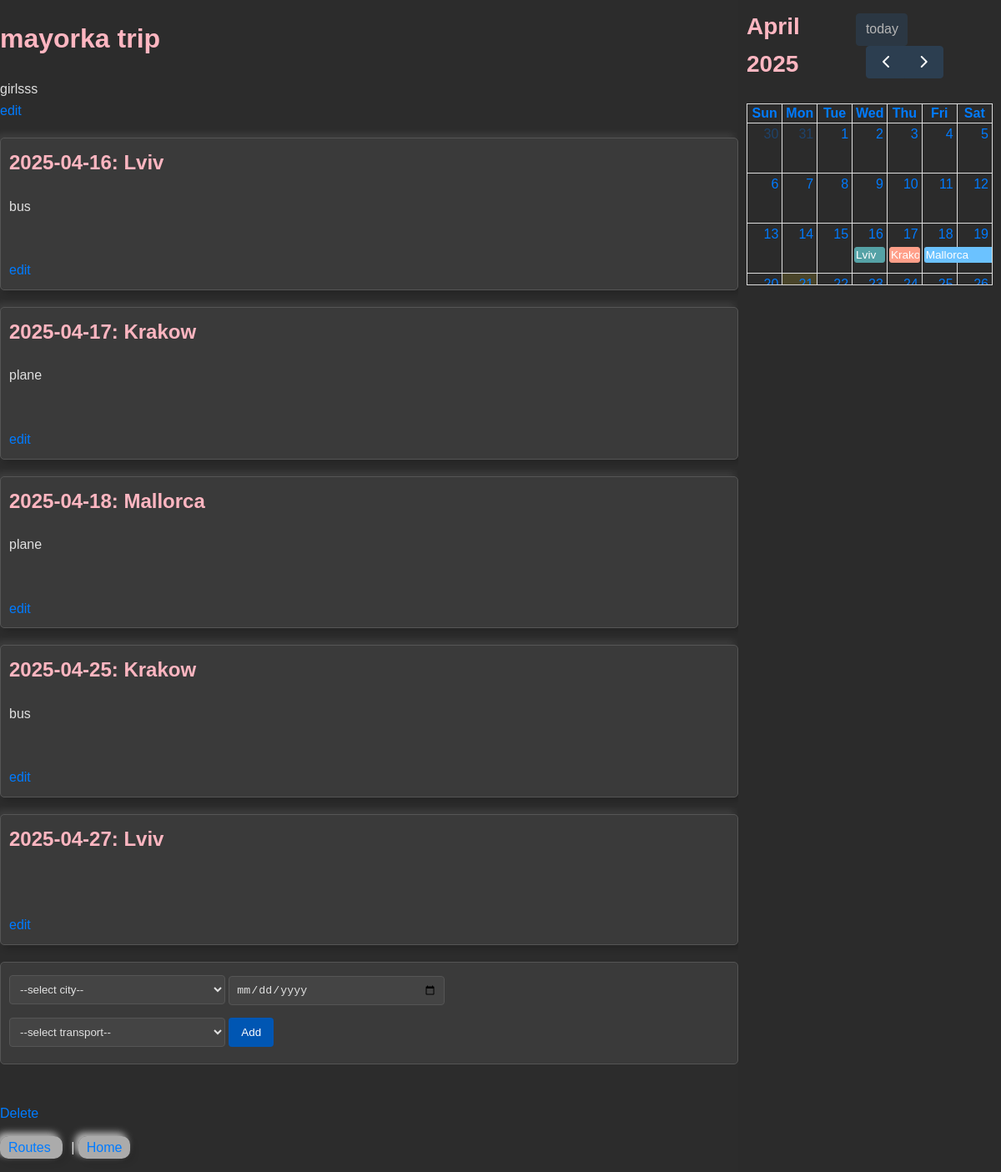
Before: /route/2 with the older database file.
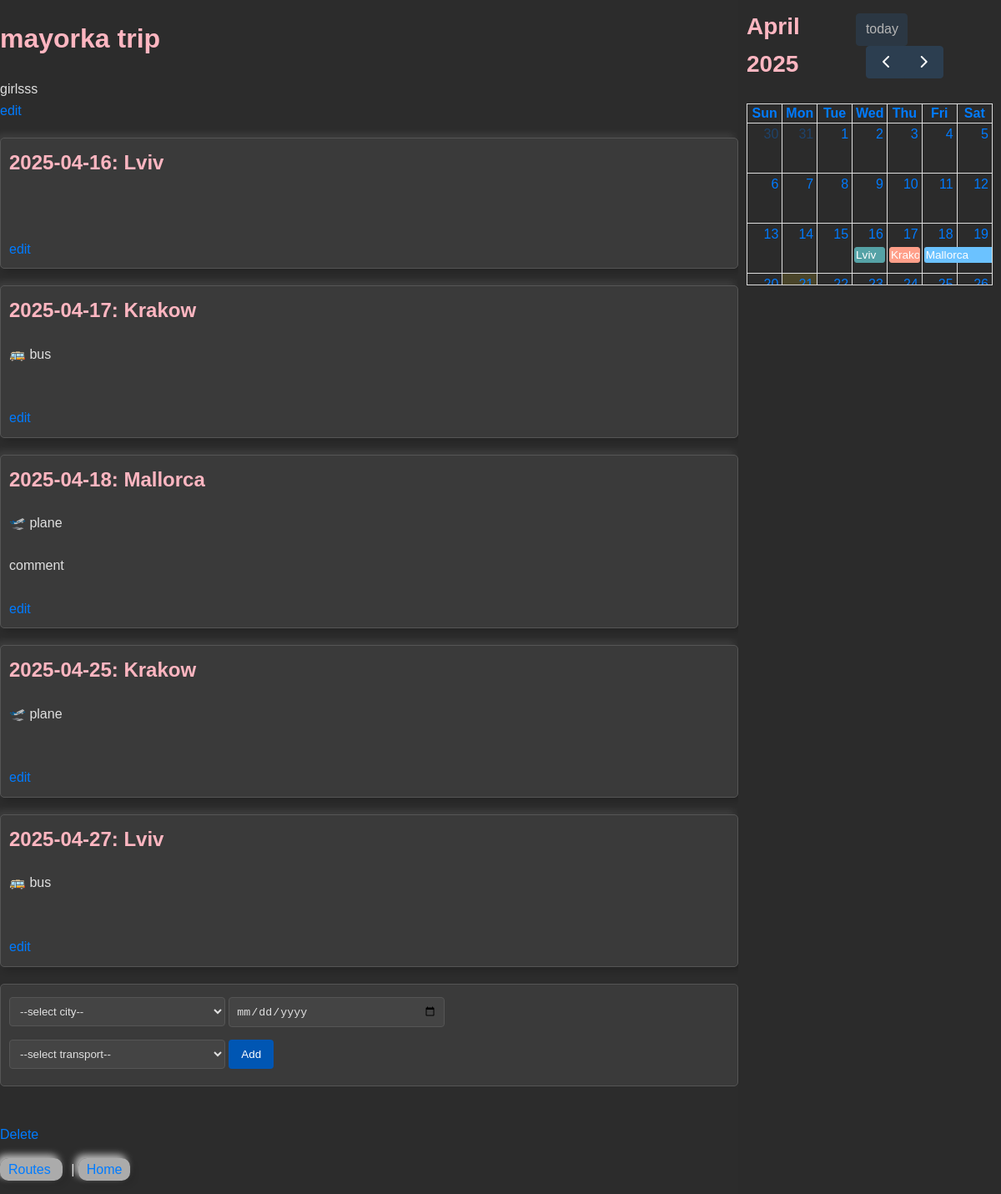
After: the same page with the newer database file.
### app/models/route_model.py (models this page shows, shortened)
class Route(db.Model):
    __tablename__ = 'routes'
    id = db.Column(db.Integer, primary_key=True)
    name = db.Column(db.String(100), nullable=False)
    description = db.Column(db.String(1024))

### app/models/checkpoint_model.py (models this page shows, shortened)
class Checkpoint(db.Model):
    __tablename__ = 'checkpoints'
    id = db.Column(db.Integer, primary_key=True)
    route_id = db.Column(db.Integer)
    city_id = db.Column(db.Integer)
    from_date = db.Column(db.String(100))
    to_date = db.Column(db.String(100))
    transport = db.Column(db.String(100))
    description = db.Column(db.String(1024))

### app/models/city_model.py (models this page shows, shortened)
class City(db.Model):
    __tablename__ = 'cities'
    id = db.Column(db.Integer, primary_key=True)
    name = db.Column(db.String(100), nullable=False)
    latitude = db.Column(db.Float)
    longitude = db.Column(db.Float)

### app/routes/route.py (the view)
@route_bp.route("/route/<id>")
def show(id):
    route = Route.query.get(id)
    if not route: abort(404)
    cities = City.query.all()
    checkpooints_stmt = select(Checkpoint).where(Checkpoint.route_id == route.id)
    checkpoints = [checkpoint for checkpoint in db.session.scalars(checkpooints_stmt)]
    for checkpoint in checkpoints:
        checkpoint.city = City.query.get(checkpoint.city_id)
    return render_template('route.html.j2', route=route, cities=cities, checkpoints=checkpoints, transports=transports)

### app/templates/route.html.j2 (shortened to what this page needs)
<html>
<head>
    <link rel="stylesheet" type="text/css" href="/static/route.css">
    <link href='/static/fullcalendar.css' rel='stylesheet' />
</head>
<body>
    <div style="display: flex; height: 100vh;">
        <div style="flex: 3; overflow-y: scroll;">
            <div class="trip" id="trip_{{route.id}}">
                <h1>{{route.name}}</h1>
                <div class="description">{{route.description}}</div>
                <a onclick="document.getElementById('edit_trip_{{route.id}}').style.display = 'block';
                        document.getElementById('trip_{{route.id}}').style.display = 'none';">edit</a>
            </div>
            <div class="checkpoints">
                {% for checkpoint in checkpoints %}
                <div class="checkpoint" id="checkpoint_{{checkpoint.id}}">
                    <h2>{{checkpoint.from_date}}: {{checkpoint.city.name}}</h2>
                    <div class="transport value">{{checkpoint.transport}}</div><br>
                    <div class="description value">{{checkpoint.description}}</div><br>
                    <a onclick="document.getElementById('edit_checkpoint_{{checkpoint.id}}').style.display = 'block';
                        document.getElementById('checkpoint_{{checkpoint.id}}').style.display = 'none';">
                        edit</a>
                </div>
                {% endfor %}
            </div>
            <form action="/checkpoint/add">
                <select name="city_id">
                    <option value="">--select city--</option>
                </select>
                <input type="date" name="date" value=""><br>
                <select name="transport">
                    <option value="">--select transport--</option>
                </select>
                <input type="submit" value="Add">
            </form>
            <br>
            <a href="/route/{{route.id}}/delete">Delete</a><br>
            <p>
                <a href="/routes">Routes </a> |
                <a href="/">Home </a><br>
            </p>
        </div>
        <div style="flex: 1; padding: 10px; background-color: #2b2b2b;">
            <div id='calendar'></div>
        </div>
    </div>
</body>
</html>

### app/static/route.css (style rules this page uses)
body { font-family: Arial, sans-serif; line-height: 1.6; margin: 0; padding: 0; background-color: #f4f4f4; color: #333; }
h1, h2 { color: #444; }
a { color: #007BFF; text-decoration: none; }
form { margin-bottom: 20px; padding: 10px; background: #fff; border: 1px solid #ddd; border-radius: 5px; }
form input[type="text"], form input[type="date"], form select, form textarea { width: 30%; padding: 8px; margin: 5px 0 10px; border: 1px solid #ccc; border-radius: 4px; box-sizing: border-box; }
form input[type="submit"] { background-color: #007BFF; color: white; border: none; padding: 10px 15px; cursor: pointer; border-radius: 4px; }
.checkpoints { margin-top: 20px; }
.checkpoint { margin-bottom: 20px; padding: 10px; background: #fff; border: 1px solid #ddd; border-radius: 5px; box-shadow: 4px 4px 8px rgba(0, 0, 0, 0.2), -4px -4px 8px rgba(255, 255, 255, 0.1); transition: all 0.3s ease; }
.checkpoint h2 { margin-top: 0; }
p a { margin-right: 10px; padding: 5px 10px; border-radius: 10px; background: rgba(255, 255, 255, 0.6); box-shadow: 4px 4px 8px rgba(0, 0, 0, 0.1), -4px -4px 8px rgba(255, 255, 255, 0.7); transition: all 0.3s ease; }
body { background-color: #2c2c2c; color: #e0e0e0; }
form { background: #3a3a3a; border: 1px solid #555; }
form input[type="text"], form input[type="date"], form select, form textarea { border: 1px solid #555; background-color: #444; color: #e0e0e0; }
form select { width: 30%; }
form input[type="submit"] { background-color: #0056b3; }
.checkpoint { background: #3a3a3a; border: 1px solid #555; }
h1, h2 { color: #ffb6c1; }

### app/static/fullcalendar.css (style rules this page uses)
.fc { display:flex;flex-direction:column;font-size:1em }
.fc,.fc *,.fc :after,.fc :before { box-sizing:border-box }
.fc-direction-ltr { direction:ltr;text-align:left }
:root { --fc-daygrid-event-dot-width:8px }
:root { --fc-list-event-dot-width:10px;--fc-list-event-hover-bg-color:#f5f5f5 }

Changed rows visible on the page:
changed Checkpoint (number 1 of 5 on the later page): transport "bus" → (not shown)
changed Checkpoint (number 2 of 5 on the later page): transport "plane" → "🚌 bus"
changed Checkpoint "Mallorca": transport "plane" → "🛫 plane"; description (not shown) → "comment"
changed Checkpoint (number 4 of 5 on the later page): transport "bus" → "🛫 plane"
changed Checkpoint (number 5 of 5 on the later page): transport (not shown) → "🚌 bus"
